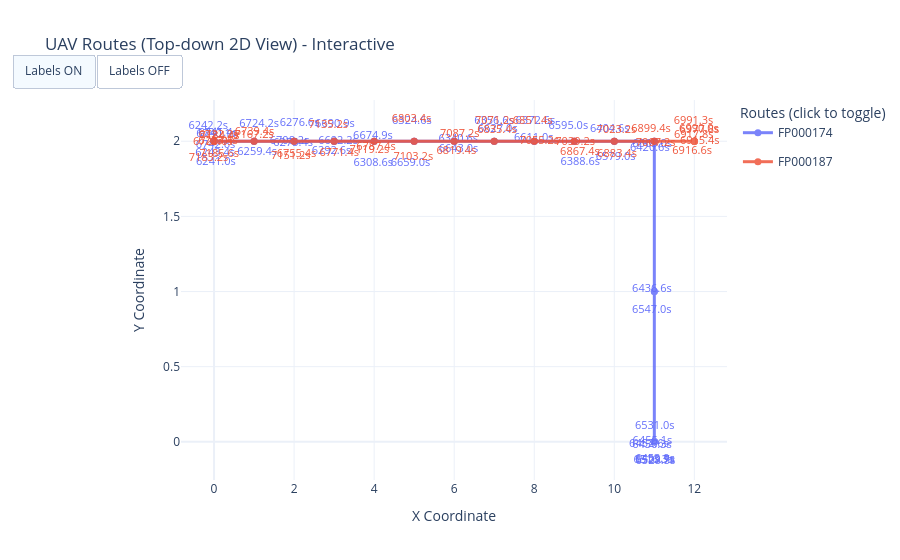

The notebook cell saved with this chart:
### Markdown cell above
## 3. Top-down 2D Visualization

A standard 2D view focusing on the $X$ and $Y$ layout.

### Code cell
rng_2d = np.random.default_rng(43)
label_jitter_2d = 0.15
color_cycle = qualitative.Plotly

fig2d = go.Figure()

for i, plan_id in enumerate(plans_to_plot):
    plan_data = df[df['plan_id'] == plan_id].sort_values(by='waypoint_index')
    route_color = color_cycle[i % len(color_cycle)]

    fig2d.add_trace(
        go.Scatter(
            x=plan_data['X'],
            y=plan_data['Y'],
            mode='lines+markers',
            name=plan_id,
            legendgroup=plan_id,
            marker=dict(size=7, color=route_color),
            line=dict(width=3, color=route_color),
            opacity=0.85
        )
    )

    label_x = []
    label_y = []
    label_text = []
    for _, row in plan_data.iterrows():
        label_x.append(row['X'] + rng_2d.uniform(-label_jitter_2d, label_jitter_2d))
        label_y.append(row['Y'] + rng_2d.uniform(-label_jitter_2d, label_jitter_2d))
        label_text.append(f"{row['overfly_time_sim_s']:.1f}s")

    fig2d.add_trace(
        go.Scatter(
            x=label_x,
            y=label_y,
            mode='text',
            text=label_text,
            textfont=dict(size=11, color=route_color),
            showlegend=False,
            legendgroup=plan_id,
            hoverinfo='skip'
        )
    )

labels_on_visibility = []
labels_off_visibility = []
for _ in plans_to_plot:
    labels_on_visibility.extend([True, True])
    labels_off_visibility.extend([True, False])

fig2d.update_layout(
    title='UAV Routes (Top-down 2D View) - Interactive',
    xaxis_title='X Coordinate',
    yaxis_title='Y Coordinate',
    legend=dict(title='Routes (click to toggle)', groupclick='togglegroup'),
    template='plotly_white',
    updatemenus=[
        dict(
            type='buttons',
            direction='left',
            x=0.0,
            y=1.12,
            buttons=[
                dict(label='Labels ON', method='update', args=[{'visible': labels_on_visibility}]),
                dict(label='Labels OFF', method='update', args=[{'visible': labels_off_visibility}])
            ]
        )
    ]
)

fig2d.show()

### Figure 1 — Plotly figure (JSON) as saved in the notebook; plotly's stock layout.template omitted (floating-point values rounded to 4 significant figures)
{"data": [{"legendgroup": "FP000174", "line": {"color": "#636EFA", "width": 3}, "marker": {"color": "#636EFA", "size": 7}, "mode": "lines+markers", "name": "FP000174", "opacity": 0.85, "type": "scatter", "x": [0, 0, 0, 1, 2, 2, 3, 4, 5, 6, 7, 8, 9, 10, 11, 11, 11, 11, 11, 11, 11, 11, 11, 11, 11, 11, 10, 9, 8, 7, 6, 5, 4, 3, 3, 2, 1, 0, 0, 0], "y": [2, 2, 2, 2, 2, 2, 2, 2, 2, 2, 2, 2, 2, 2, 2, 1, 0, 0, 0, 0, 0, 0, 0, 0, 1, 2, 2, 2, 2, 2, 2, 2, 2, 2, 2, 2, 2, 2, 2, 2]}, {"hoverinfo": "skip", "legendgroup": "FP000174", "mode": "text", "showlegend": false, "text": ["6241.0s", "6242.2s", "6243.4s", "6259.4s", "6275.4s", "6276.6s", "6292.6s", "6308.6s", "6324.6s", "6340.6s", "6356.6s", "6372.6s", "6388.6s", "6404.6s", "6420.6s", "6436.6s", "6452.6s", "6453.9s", "6455.1s", "6456.3s", "6516.3s", "6528.5s", "6529.7s", "6531.0s", "6547.0s", "6563.0s", "6579.0s", "6595.0s", "6611.0s", "6627.0s", "6643.0s", "6659.0s", "6674.9s", "6690.9s", "6692.2s", "6708.2s", "6724.2s", "6740.1s", "6741.4s", "6742.6s"], "textfont": {"color": "#636EFA", "size": 11}, "type": "scatter", "x": [0.04569, -0.144, 0.02614, 1.076, 1.976, 2.137, 2.934, 3.977, 4.943, 6.101, 6.996, 8.028, 9.149, 9.886, 10.89, 10.94, 10.87, 11.02, 10.95, 10.94, 10.97, 11.03, 11.02, 11.01, 10.94, 10.95, 10.03, 8.851, 7.987, 7.09, 6.109, 4.908, 3.969, 3.02, 3.098, 1.887, 1.126, 0.05222, 0.09871, 0.03726], "y": [1.863, 2.102, 1.917, 1.929, 1.985, 2.118, 1.934, 1.851, 2.136, 2.011, 2.134, 2.133, 1.86, 2.078, 1.953, 1.015, -0.01471, -0.1142, 0.001366, -0.02465, -0.122, -0.1278, -0.1251, 0.1052, 0.8748, 1.977, 1.895, 2.103, 2.022, 2.079, 1.947, 1.854, 2.032, 2.114, 1.999, 2.0, 2.114, 2.048, 2.056, 1.971]}, {"legendgroup": "FP000187", "line": {"color": "#EF553B", "width": 3}, "marker": {"color": "#EF553B", "size": 7}, "mode": "lines+markers", "name": "FP000187", "opacity": 0.85, "type": "scatter", "x": [0, 0, 0, 1, 2, 3, 4, 5, 6, 7, 8, 9, 10, 11, 12, 12, 12, 12, 12, 12, 11, 10, 9, 8, 7, 6, 5, 4, 3, 2, 1, 0, 0, 0], "y": [2, 2, 2, 2, 2, 2, 2, 2, 2, 2, 2, 2, 2, 2, 2, 2, 2, 2, 2, 2, 2, 2, 2, 2, 2, 2, 2, 2, 2, 2, 2, 2, 2, 2]}, {"hoverinfo": "skip", "legendgroup": "FP000187", "mode": "text", "showlegend": false, "text": ["6721.0s", "6722.2s", "6723.4s", "6739.4s", "6755.4s", "6771.4s", "6787.4s", "6803.4s", "6819.4s", "6835.4s", "6851.4s", "6867.4s", "6883.4s", "6899.4s", "6915.4s", "6916.6s", "6917.8s", "6977.8s", "6990.0s", "6991.3s", "7007.2s", "7023.2s", "7039.2s", "7055.2s", "7071.2s", "7087.2s", "7103.2s", "7119.2s", "7135.2s", "7151.2s", "7167.2s", "7183.2s", "7184.4s", "7185.6s"], "textfont": {"color": "#EF553B", "size": 11}, "type": "scatter", "x": [-0.03015, 0.1145, 0.09764, 1.011, 2.058, 3.128, 4.047, 4.934, 6.054, 7.068, 7.959, 9.141, 10.07, 10.92, 12.13, 11.94, 11.99, 12.13, 12.11, 11.98, 11.03, 10.05, 9.021, 8.124, 7.011, 6.138, 4.978, 3.88, 2.853, 1.917, 0.9976, -0.1379, 0.1379, 0.1299], "y": [1.996, 2.042, 2.001, 2.06, 1.916, 1.917, 1.959, 2.148, 1.935, 2.076, 2.13, 1.93, 1.911, 2.082, 1.999, 1.935, 2.042, 2.074, 2.078, 2.136, 1.986, 2.076, 1.995, 2.002, 2.131, 2.046, 1.893, 1.941, 2.104, 1.898, 2.042, 1.888, 2.033, 1.913]}], "layout": {"legend": {"groupclick": "togglegroup", "title": {"text": "Routes (click to toggle)"}}, "title": {"text": "UAV Routes (Top-down 2D View) - Interactive"}, "updatemenus": [{"buttons": [{"args": [{"visible": [true, true, true, true]}], "label": "Labels ON", "method": "update"}, {"args": [{"visible": [true, false, true, false]}], "label": "Labels OFF", "method": "update"}], "direction": "left", "type": "buttons", "x": 0, "y": 1.12}], "xaxis": {"title": {"text": "X Coordinate"}}, "yaxis": {"title": {"text": "Y Coordinate"}}}}
